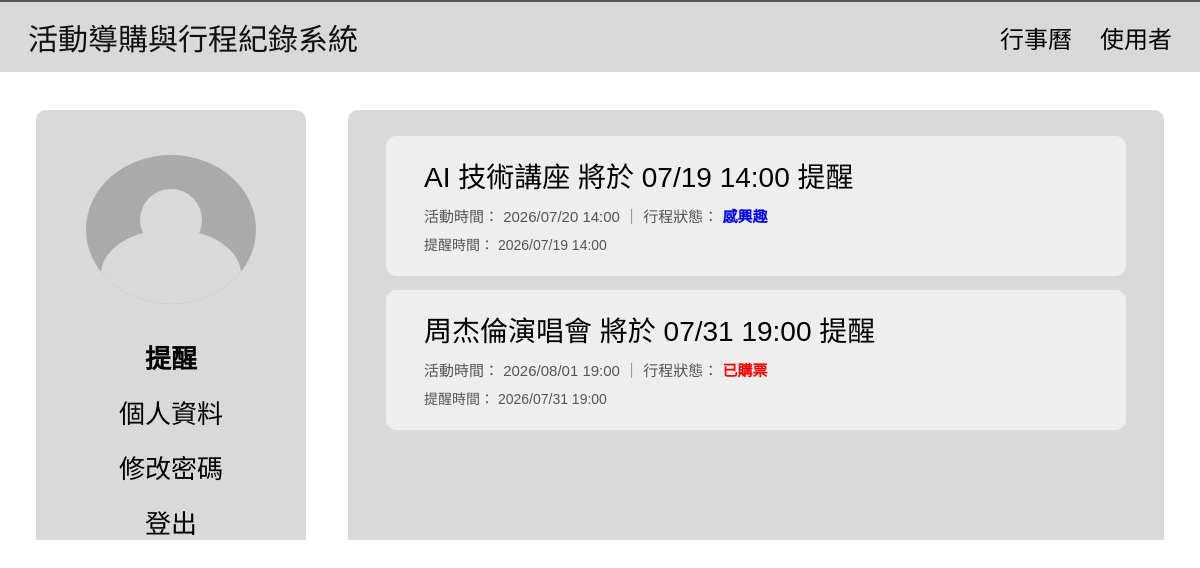
Page /pages/profile.php (signed in) on the committed database.
### tables this page shows
CREATE TABLE REMINDER (
    reminder_id VARCHAR(50) NOT NULL,
    schedule_id VARCHAR(50) NOT NULL,
    reminder_time DATETIME,
    notify_method VARCHAR(50),
    is_sent BOOLEAN,
    PRIMARY KEY (reminder_id),
    FOREIGN KEY (schedule_id)
        REFERENCES SCHEDULE(schedule_id)
);

CREATE TABLE ACTIVITY (
    activity_id VARCHAR(50) NOT NULL,
    name VARCHAR(100) NOT NULL,
    activity_time DATETIME NOT NULL,
    location VARCHAR(255) NOT NULL,
    source_platform VARCHAR(100),
    external_id VARCHAR(100),
    external_url VARCHAR(255),
    cache_status VARCHAR(50),
    last_sync_time DATETIME,
    category_id VARCHAR(50),
    PRIMARY KEY (activity_id),
    FOREIGN KEY (category_id)
        REFERENCES CATEGORY(category_id)
);

### pages/profile.php (the view, shortened to what this page needs)
<?php
require_once '../backend/db.php';
if (isset($conn)) {
    $db = $conn;
} else if (isset($mysqli)) {
    $db = $mysqli;
} else {
    die("資料庫連線失敗，請檢查 db.php");
}
$user_id = $_SESSION["user_id"];
$tab = $_GET["tab"] ?? "reminder";
$sql = "
    SELECT
        r.reminder_id,
        r.reminder_time,
        r.notify_method,
        r.is_sent,
        CASE
            WHEN a.activity_time < NOW() THEN '已舉行'
            ELSE s.status
        END AS display_status,
        a.activity_id,
        a.name AS activity_name,
        a.activity_time,
        a.location
    FROM REMINDER r
    JOIN SCHEDULE s
        ON r.schedule_id = s.schedule_id
    JOIN ACTIVITY a
        ON s.activity_id = a.activity_id
    WHERE s.user_id = ?
    ORDER BY r.reminder_time ASC
";
$stmt = $db->prepare($sql);
$stmt->bind_param("s", $user_id);
if (!$stmt->execute()) {
    die("SQL execute 失敗：" . $stmt->error);
}
$result = $stmt->get_result();
$reminders = [];
while ($row = $result->fetch_assoc()) {
    $reminders[] = $row;
}
function getReminderText($reminder) {
    return $reminder["activity_name"] . " 將於 " . date("m/d H:i", strtotime($reminder["reminder_time"])) . " 提醒";
}
function getScheduleStatusClass($status) {
    if ($status === "感興趣") {
        return "status-interested";
    } else if ($status === "已購票") {
        return "status-paid";
    } else if ($status === "已舉行") {
        return "status-finished";
    }
    return "";
}
?>
<!DOCTYPE html>
<html lang="zh-TW">
<head>
</head>
<body>
<header class="top-bar">
    <div class="system-title">活動導購與行程紀錄系統</div>
    <nav class="top-nav">
        <a href="../backend/my_schedule.php">行事曆</a>
        <a href="profile.php">使用者</a>
    </nav>
</header>
<div class="page">
    <aside class="sidebar">
        <div class="avatar"></div>
        <nav class="side-menu">
            <a href="profile.php?tab=reminder" class="<?= $tab === 'reminder' ? 'active' : '' ?>">提醒</a>
            <a href="profile.php?tab=info" class="<?= $tab === 'info' ? 'active' : '' ?>">個人資料</a>
            <a href="profile.php?tab=password" class="<?= $tab === 'password' ? 'active' : '' ?>">修改密碼</a>
            <a href="../backend/logout.php">登出</a>
        </nav>
    </aside>
    <main class="content">
        <?php if ($tab === "password"): ?>
            <div class="password-area">
                <form class="password-form" action="../backend/update_password.php" method="post">
                    <label>原密碼</label>
                    <input type="password" name="old_password" required>
                    <label>新密碼</label>
                    <input type="password" name="new_password" required>
                    <label>確認新密碼</label>
                    <input type="password" name="confirm_password" required>
                    <button type="submit">確認修改</button>
                </form>
            </div>
        <?php else: ?>
            <?php if (count($reminders) === 0): ?>
                <div class="empty-message">
                    目前沒有提醒。
                </div>
            <?php else: ?>
                <div class="reminder-list">
                    <?php foreach ($reminders as $reminder): ?>
                        <?php
                            $status_class = getScheduleStatusClass($reminder["display_status"]);
                        ?>
                        <div class="reminder-card">
                            <a href="activity_detail.php?id=<?= htmlspecialchars($reminder["activity_id"]) ?>">
                                <?= htmlspecialchars(getReminderText($reminder)) ?>
                            </a>
                            <div class="reminder-detail">
                                活動時間：
                                <?= date("Y/m/d H:i", strtotime($reminder["activity_time"])) ?>
                                ｜
                                行程狀態：
                                <span class="<?= $status_class ?>">
                                    <?= htmlspecialchars($reminder["display_status"]) ?>
                                </span>
                            </div>
                            <div class="small-info">
                                提醒時間：
                                <?= date("Y/m/d H:i", strtotime($reminder["reminder_time"])) ?>
                            </div>
                        </div>
                    <?php endforeach; ?>
                </div>
            <?php endif; ?>
        <?php endif; ?>
    </main>
</div>
</body>
</html>

### pages/profile.php (style rules this page uses)
* { box-sizing: border-box; margin: 0; padding: 0; font-family: "Microsoft JhengHei", sans-serif; }
body { background-color: #ffffff; color: #111; }
.top-bar { width: 100%; height: 72px; background-color: #d9d9d9; border-top: 2px solid #555; display: flex; justify-content: space-between; align-items: center; padding: 0 28px; }
.system-title { font-size: 30px; font-weight: 400; }
.top-nav { display: flex; gap: 28px; }
.top-nav a { text-decoration: none; color: black; font-size: 24px; font-weight: 500; }
.page { width: 94%; height: calc(100vh - 72px); margin: 0 auto; display: flex; gap: 42px; padding-top: 38px; background-color: #ffffff; }
.sidebar { width: 270px; height: 430px; background-color: #d9d9d9; border-radius: 10px 10px 0 0; display: flex; flex-direction: column; align-items: center; padding-top: 45px; }
.avatar { width: 170px; height: 170px; border-radius: 50%; background-color: #aaa; position: relative; overflow: hidden; margin-bottom: 34px; }
.avatar::before { content: ""; position: absolute; width: 62px; height: 62px; border-radius: 50%; background-color: #d9d9d9; top: 34px; left: 54px; }
.avatar::after { content: ""; position: absolute; width: 140px; height: 90px; border-radius: 50% 50% 0 0; background-color: #d9d9d9; bottom: -15px; left: 15px; }
.side-menu { display: flex; flex-direction: column; align-items: center; gap: 18px; }
.side-menu a { text-decoration: none; color: black; font-size: 26px; font-weight: 400; }
.side-menu a.active { font-weight: bold; }
.content { flex: 1; height: 430px; background-color: #d9d9d9; border-radius: 10px 10px 0 0; padding: 26px 38px; overflow-y: auto; position: relative; }
.reminder-list { display: flex; flex-direction: column; gap: 14px; }
.reminder-card { position: relative; background-color: #eeeeee; border-radius: 10px; padding: 22px 38px; min-height: 86px; display: flex; flex-direction: column; justify-content: center; }
.reminder-card a { text-decoration: none; color: black; font-size: 28px; line-height: 1.4; }
.reminder-detail { margin-top: 8px; font-size: 15px; color: #555; }
.small-info { margin-top: 8px; font-size: 14px; color: #555; }
.status-interested { color: blue; font-weight: bold; }
.status-paid { color: red; font-weight: bold; }

### rows in the picture
reminder: reminder_time.name "AI 技術講座 將於 07/19 14:00 提醒", activity.activity_time "2026/07/20 14:00", display_status "感興趣", reminder_time "2026/07/19 14:00"
reminder: reminder_time.name "周杰倫演唱會 將於 07/31 19:00 提醒", activity.activity_time "2026/08/01 19:00", display_status "已購票", reminder_time "2026/07/31 19:00"
